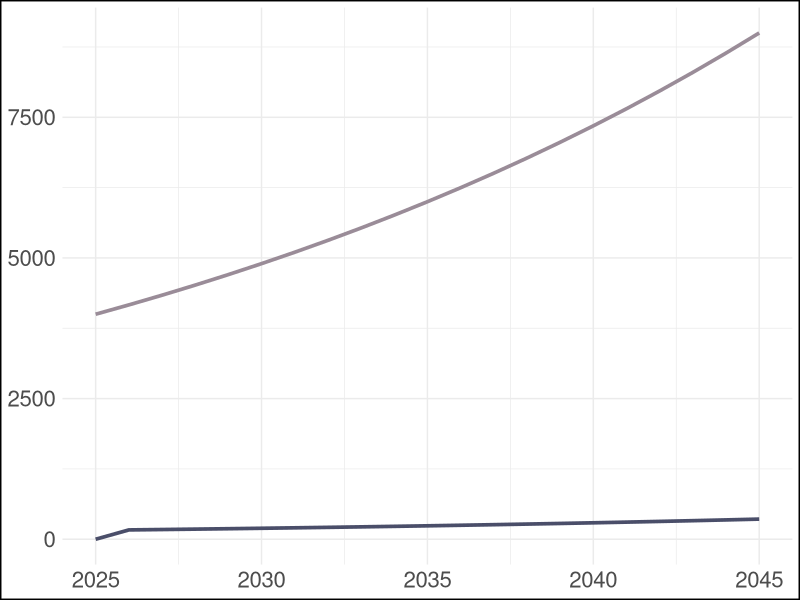
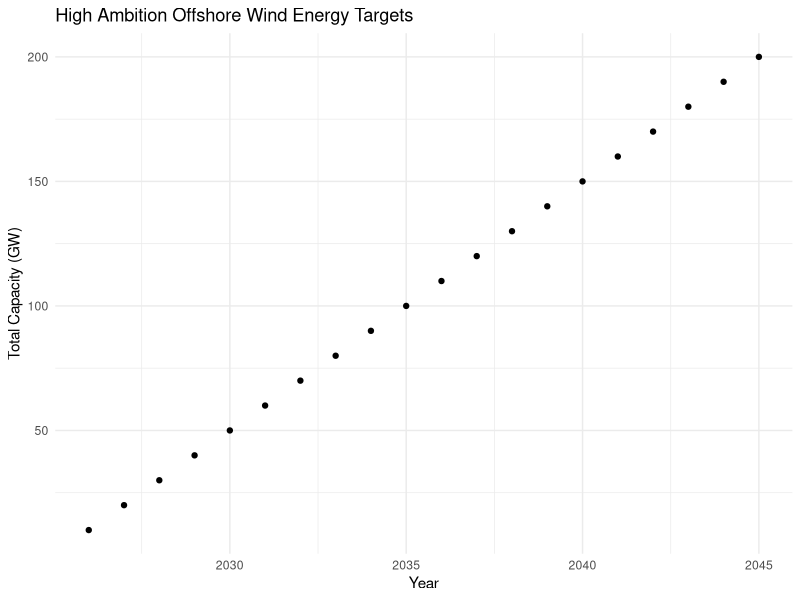
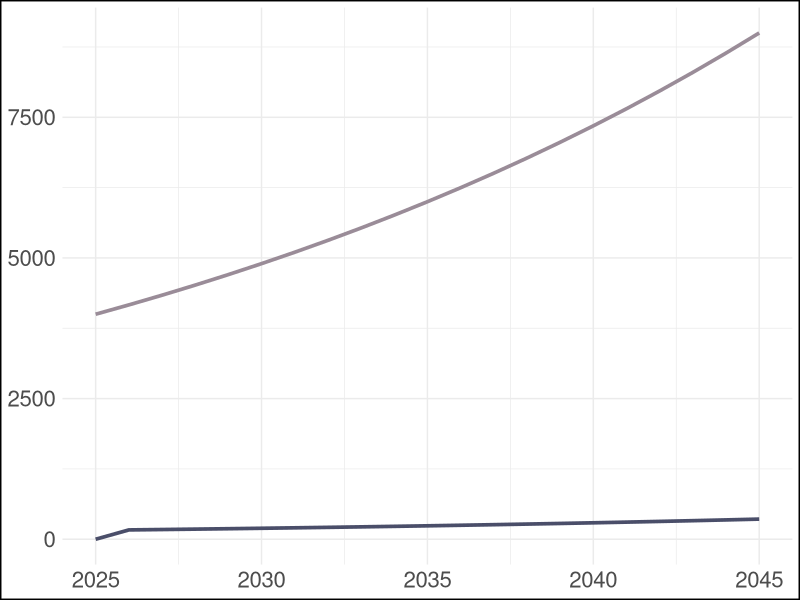

Reproduce these figures in R, in order.
## ---- chunk 1
library(tidyverse)
## ---- chunk 2
# Initial values
initial_capacity <- 111
final_capacity <- 722
years <- 20

# Calculate the annual growth rate
growth_rate <- (final_capacity / initial_capacity)^(1 / years) - 1

# Create variables to store the results
year <- 2025:2045
capacity <- numeric(length(year))
new_capacity <- numeric(length(year))

# Calculate the total capacity for each year
for (i in 1:length(year)) {
  capacity[i] <- initial_capacity * (1 + growth_rate)^(year[i] - 2025)
  if (i == 1) {
      new_capacity[i] <- capacity[i] - initial_capacity
  } else {
      new_capacity[i] <- capacity[i] - capacity[i-1]
  }
}

# Create a data frame with the results
sb_utility_pv <- data.frame(county = "SB", 
                             year = year, 
                             technology = "utility solar",
                             new_capacity = new_capacity,
                             total_capacity = round(capacity, 2))

# Display the table
print(sb_utility_pv)
## ---- chunk 3
# O&M direct jobs ---- 
# Assign variables
om_direct <- 10

# Add columns occupation, type, and n_jobs
sb_utility_pv_om_direct <- sb_utility_pv |>
    mutate(occupation = "O&M",
           type = "direct",
           n_jobs = total_capacity * om_direct)

# O&M indirect jobs ---- 
# Assign variables
om_indirect <- 5

# Add columns occupation, type, and n_jobs
sb_utility_pv_om_indirect <- sb_utility_pv |>
    mutate(occupation = "O&M",
           type = "indirect",
           n_jobs = total_capacity * om_indirect)

# O&M induced ----
# Assign variables
om_induced <- 2

# Add columns occupation, type, and n_jobs
sb_utility_pv_om_induced <- sb_utility_pv |>
    mutate(occupation = "O&M",
           type = "induced",
           n_jobs = total_capacity * om_induced)

# Stack 3 together for total SB PV O&M jobs
sb_utility_pv_om <- rbind(sb_utility_pv_om_direct, sb_utility_pv_om_indirect, sb_utility_pv_om_induced)

print(sb_utility_pv_om)

## ---- chunk 4
# Function to calculate capacity and jobs for PV O&M
pv_om_capacity_and_jobs <- function(county, technology, initial_capacity, final_capacity, direct_jobs, indirect_jobs, induced_jobs) {
    
  # Calculate the annual growth rate
  growth_rate <- (final_capacity / initial_capacity)^(1 / years) - 1
  
  # Create variables to store the results
  year <- 2025:2045
  capacity <- numeric(length(year))
  new_capacity <- numeric(length(year))
  
  # Calculate the total capacity for each year
  for (i in 1:length(year)) {
    capacity[i] <- initial_capacity * (1 + growth_rate)^(year[i] - 2025)
    if (i == 1) {
      new_capacity[i] <- capacity[i] - initial_capacity
    } else {
      new_capacity[i] <- capacity[i] - capacity[i-1]
    }
  }
  
  # Create a data frame with the results
  df <- data.frame(county = county, 
                   year = year, 
                   technology = technology,
                   new_capacity = new_capacity,
                   total_capacity = round(capacity, 2))
  
  # Direct jobs
  df_direct <- df %>%
    mutate(occupation = "O&M", 
           type = "direct", 
           n_jobs = total_capacity * direct_jobs)
  
  # Indirect jobs
  df_indirect <- df %>%
    mutate(occupation = "O&M",
           type = "indirect", 
           n_jobs = total_capacity * indirect_jobs)
  
  # Induced jobs
  df_induced <- df %>%
    mutate(occupation = "O&M",
           type = "induced", 
           n_jobs = total_capacity * induced_jobs)
  
  # Stack them together for total jobs
  df_final <- rbind(df_direct, df_indirect, df_induced)
  
  return(df_final)
}

## ---- chunk 5
# Function to calculate capacity and jobs for PV Construction
pv_const_capacity_and_jobs <- function(county, technology, initial_capacity, final_capacity, direct_jobs, indirect_jobs, induced_jobs) {
    
  # Calculate the annual growth rate
  growth_rate <- (final_capacity / initial_capacity)^(1 / years) - 1
  
  # Create variables to store the results
  year <- 2025:2045
  capacity <- numeric(length(year))
  new_capacity <- numeric(length(year))
  
  # Calculate the total capacity for each year
  for (i in 1:length(year)) {
    capacity[i] <- initial_capacity * (1 + growth_rate)^(year[i] - 2025)
    if (i == 1) {
      new_capacity[i] <- capacity[i] - initial_capacity
    } else {
      new_capacity[i] <- capacity[i] - capacity[i-1]
    }
  }
  
  # Create a data frame with the results
  df <- data.frame(county = county, 
                   year = year, 
                   technology = technology,
                   new_capacity = new_capacity,
                   total_capacity = round(capacity, 2))
  
  # Direct jobs
  df_direct <- df %>%
    mutate(occupation = "Construction", 
           type = "direct", 
           n_jobs = new_capacity * direct_jobs)   # Assuming that construction jobs only last the year, #jobs/mw year will multiply by the new capacity
  
  # Indirect jobs
  df_indirect <- df %>%
    mutate(occupation = "Construction",
           type = "indirect", 
           n_jobs = new_capacity * indirect_jobs)
  
  # Induced jobs
  df_induced <- df %>%
    mutate(occupation = "Construction",
           type = "induced", 
           n_jobs = new_capacity * induced_jobs)
  
  # Stack them together for total jobs
  df_final <- rbind(df_direct, df_indirect, df_induced)
  
  return(df_final)
}
## ---- chunk 6
# Utility PV
sb_utility_pv_om <- pv_om_capacity_and_jobs(
  county = "SB", 
  technology = "Utility PV", 
  initial_capacity = 111, 
  final_capacity = 722, 
  direct_jobs = 10, 
  indirect_jobs = 5, 
  induced_jobs = 2
)

sb_utility_pv_const <- pv_const_capacity_and_jobs(
  county = "SB",
  technology = "Utility PV",
  initial_capacity = 111,
  final_capacity = 722,
  direct_jobs = 5,
  indirect_jobs = 3,
  induced_jobs = 1
)

slo_utility_pv_om <- pv_om_capacity_and_jobs(
  county = "SLO", 
  technology = "Utility PV", 
  initial_capacity = 50, 
  final_capacity = 1000, 
  direct_jobs = 10, 
  indirect_jobs = 5, 
  induced_jobs = 2
)

slo_utility_pv_const <- pv_const_capacity_and_jobs(
  county = "SLO",
  technology = "Utility PV",
  initial_capacity = 50,
  final_capacity = 1000,
  direct_jobs = 10,
  indirect_jobs = 5,
  induced_jobs = 2
)

ventura_utility_pv_om <- pv_om_capacity_and_jobs(
  county = "V", 
  technology = "Utility PV", 
  initial_capacity = 400, 
  final_capacity = 900, 
  direct_jobs = 10, 
  indirect_jobs = 5, 
  induced_jobs = 2
)

ventura_utility_pv_const <- pv_const_capacity_and_jobs(
  county = "V",
  technology = "Utility PV",
  initial_capacity = 400,
  final_capacity = 900,
  direct_jobs = 10,
  indirect_jobs = 5,
  induced_jobs = 2
)


# Rooftop PV
sb_roof_pv_om <- pv_om_capacity_and_jobs(
  county = "SB", 
  technology = "Rooftop PV", 
  initial_capacity = 111, 
  final_capacity = 2000, 
  direct_jobs = 10, 
  indirect_jobs = 5, 
  induced_jobs = 2
)

sb_roof_pv_const <- pv_const_capacity_and_jobs(
  county = "SB",
  technology = "Rooftop PV",
  initial_capacity = 111,
  final_capacity = 2000,
  direct_jobs = 5,
  indirect_jobs = 3,
  induced_jobs = 1
)

slo_roof_pv_om <- pv_om_capacity_and_jobs(
  county = "SLO", 
  technology = "Rooftop PV", 
  initial_capacity = 25, 
  final_capacity = 300, 
  direct_jobs = 10, 
  indirect_jobs = 5, 
  induced_jobs = 2
)

slo_roof_pv_const <- pv_const_capacity_and_jobs(
  county = "SLO",
  technology = "Rooftop PV",
  initial_capacity = 25,
  final_capacity = 300,
  direct_jobs = 10,
  indirect_jobs = 5,
  induced_jobs = 2
)

ventura_roof_pv_om <- pv_om_capacity_and_jobs(
  county = "V", 
  technology = "Rooftop PV", 
  initial_capacity = 29, 
  final_capacity = 150, 
  direct_jobs = 10, 
  indirect_jobs = 5, 
  induced_jobs = 2
)

ventura_roof_pv_const <- pv_const_capacity_and_jobs(
  county = "V",
  technology = "Rooftop PV",
  initial_capacity = 29,
  final_capacity = 150,
  direct_jobs = 80,
  indirect_jobs = 5,
  induced_jobs = 2
)



# Combine all counties and technologies
pv_all <- rbind(sb_utility_pv_om, sb_utility_pv_const, slo_utility_pv_om, slo_utility_pv_const, ventura_utility_pv_om, ventura_utility_pv_const,
                sb_roof_pv_om, sb_roof_pv_const, slo_roof_pv_om, slo_roof_pv_const, ventura_roof_pv_om, ventura_roof_pv_const)
## ---- chunk 7
pv_all_plot <- pv_all |>
    filter(type == "direct" &
           county == "V" &
           technology == "Utility PV") 


pv_all_plot1 <- ggplot(pv_all_plot) +
    theme_minimal() +
    geom_line(aes(x = year, y = n_jobs, color = occupation), size = 1.25)+
    scale_color_manual(values = c("Construction" = '#4a4e69', "O&M" = '#9a8c98'))+ 
    #scale_x_continuous(expand = c(0, 0), breaks = scales::pretty_breaks()) +  # Remove space on x-axis
 # scale_y_continuous(expand = c(0, 0), breaks = scales::pretty_breaks()) +   # Remove space on y-axis 
    theme(plot.background = element_rect(color = "black", fill = NA, size = 1),
          legend.text = element_blank(),
            axis.text.x = element_text(size = 16),  # Rotate x-axis labels
    axis.text.y = element_text(size = 16), 
          legend.position = 'none')+
    labs(x = NULL,
         y= NULL)


pv_all_plot1


ggsave('pv_all_plot.png', pv_all_plot1, width = 8, height = 6)

## ---- chunk 8
# Initial values
initial_capacity <- 5
final_capacity <- 25
years <- 15

# Calculate the annual growth rate
growth_rate <- (final_capacity / initial_capacity)^(1 / years) - 1

# Create a data frame to store the results
year <- 2030:2045
capacity <- numeric(length(year))
new_capacity <- numeric(length(year))

# Calculate the total capacity for each year
for (i in 1:length(year)) {
  capacity[i] <- initial_capacity * (1 + growth_rate)^(year[i] - 2030)
  if (i == 1) {
      new_capacity[i] <- capacity[i] - initial_capacity
  } else {
      new_capacity[i] <- capacity[i] - capacity[i-1]
  }
}

# Create a data frame to display the results
capacity_table <- data.frame(year = year, total_capacity = round(capacity, 2), new_capacity = new_capacity, growth_rate = growth_rate)

# Display the table
print(capacity_table)
## ---- chunk 9
constant <- 10 # jobs/gw year = JEDI construction output/5

library(tibble)


# Initialize jobs/per GW Year that will be multiplied by capacity each year
variable_jobs <- 10 # Total construction jobs outputted by JEDI / 5 Years

# inti
new_jobs <- numeric(length(new_capacity))

total_jobs <- 0
for (i in seq_along(new_capacity)) {
    if (i <=5 ) {
        new_jobs[i] <- sum(new_capacity[1:i] * variable_jobs)  # Accumulate until year 6
    } else {
        start_index <- i - 4  # Use only the past 4 years + current year from year 6 onwards
        new_jobs[i] <- sum(new_capacity[start_index:i] * variable_jobs)
    }
}

# Create a tibble with years from 2026 to 2045
osw_df <- tibble(
    Year = 2025:2045,
    `New Jobs This Year` = NA_real_,  # Placeholder for future data entry
    `New Capacity` = 1:(2045-2025+1),  # Placeholder for future capacities, increment the capacity by howeve rmany
    `Total Jobs` = NA_real_  # Placeholder for future data entry
)

print(osw_df)





## ---- chunk 10
# Initialize jobs/per GW Year that will be multiplied by capacity each year
variable_jobs <- 10 # Total construction jobs outputted by JEDI / 5 Years

# Create a tibble with years from 2026 to 2045
new_capacity <- 1:(2045-2026+1)  # Increment by 1 per year
new_jobs <- numeric(length(new_capacity))

total_jobs <- 0

for (i in seq_along(new_capacity)) {
        new_jobs[i] <- (new_capacity[i] * variable_jobs)
}
    

for (i in seq_along(new_capacity)) {
    if (i == 1) {
        total_jobs[i] <- new_jobs[i]  # find new jobs at year 1
    }else if (i <= 5) {
        total_jobs[i] <- total_jobs[i-1] + (new_capacity[i] * variable_jobs)
       # total_jobs[i] <- (new_capacity[i] * variable_jobs) + sum(new_jobs[1:i])  # Accumulate until year 6
    }else {
        total_jobs[i] <- (new_capacity[i] * variable_jobs) + sum(new_jobs[(i-4):(i-1)])  # Add current and previous 4 years' new jobs
    }
}

osw_df <- tibble(
    Year = 2026:2045,
    `New Jobs This Year` = new_jobs,
    `New Capacity` = new_capacity,
    `Total Jobs` = total_jobs  # Placeholder for future data entry
)

print(osw_df)
## ---- chunk 11
ggplot(osw_df, aes(x = Year, y = new_jobs)) +
    geom_point() +
    labs(x = 'Year',
         y = 'Total Capacity (GW)',
         title = 'High Ambition Offshore Wind Energy Targets') +
    theme_minimal()
